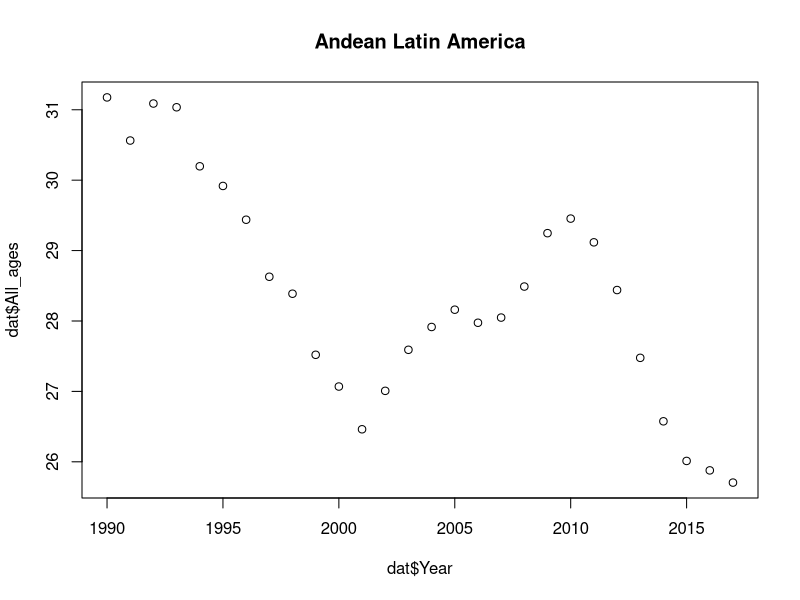
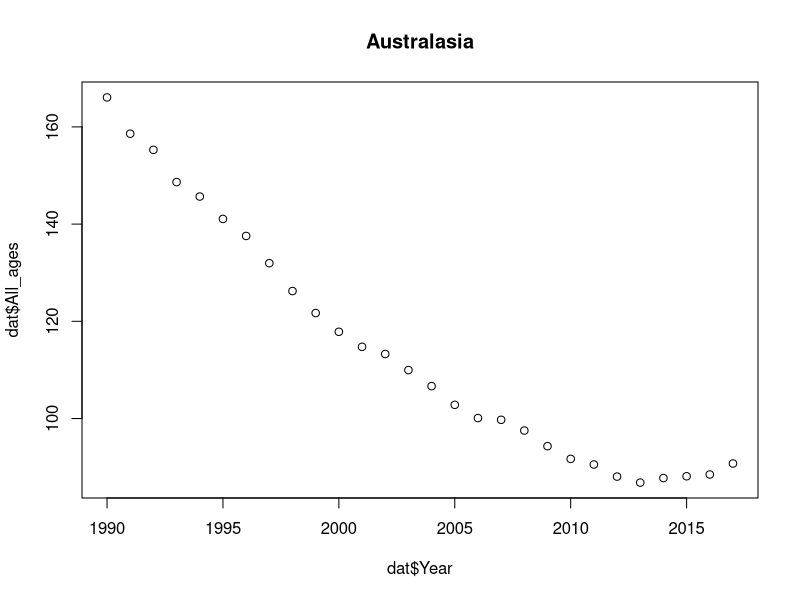
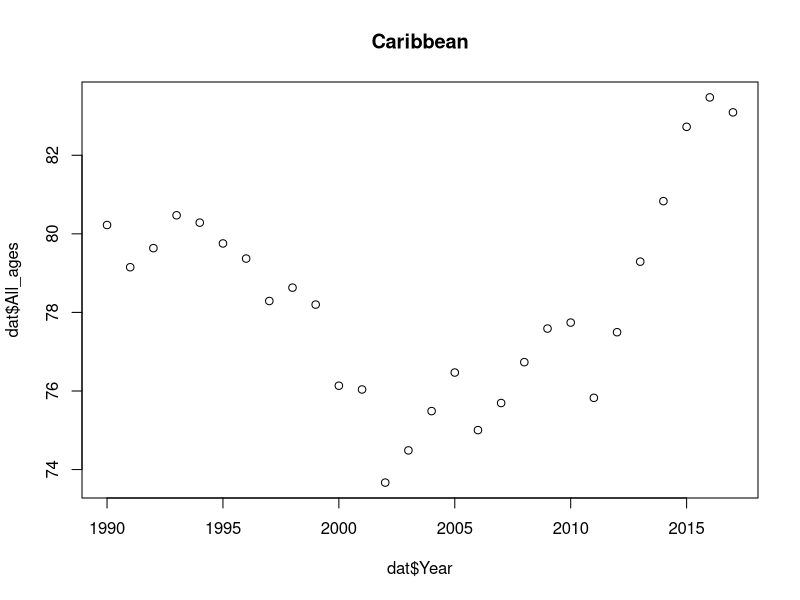
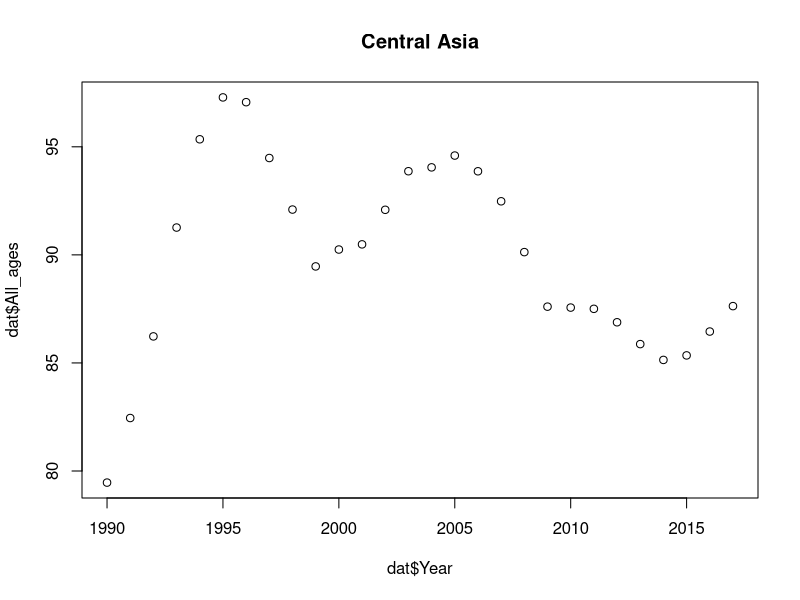
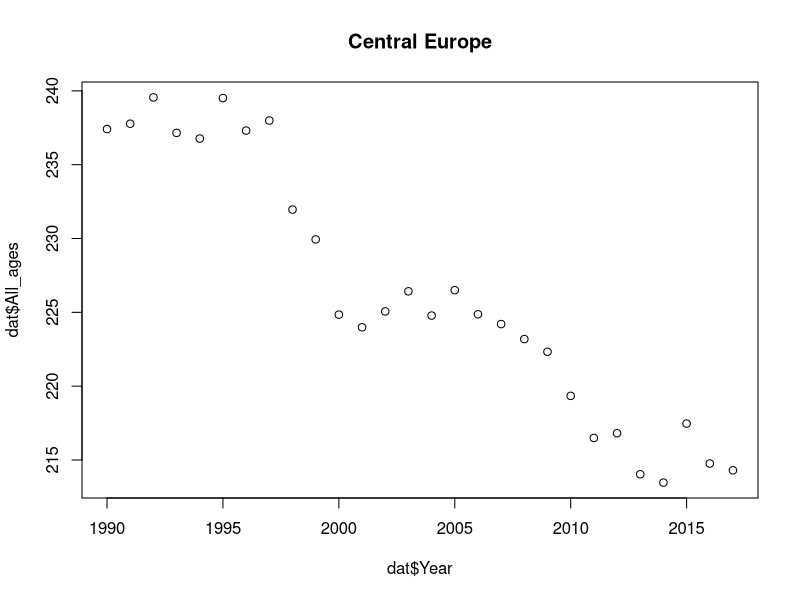
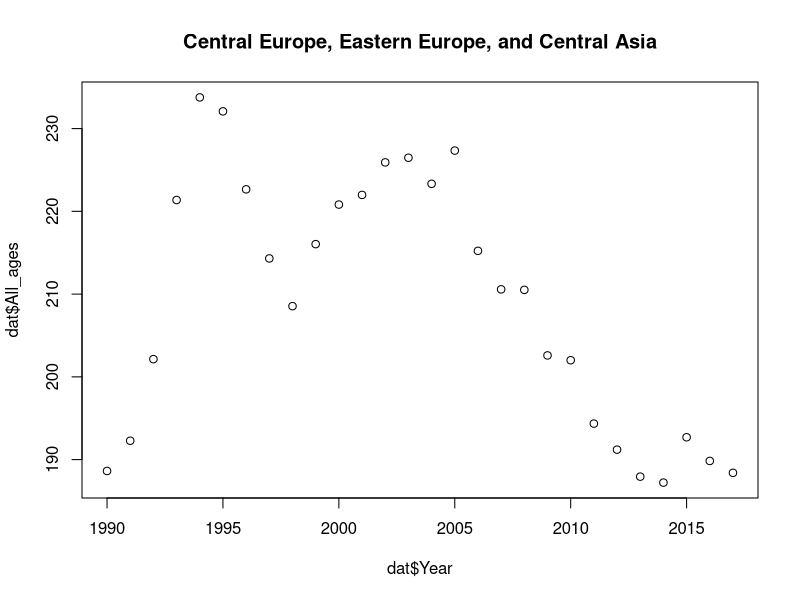
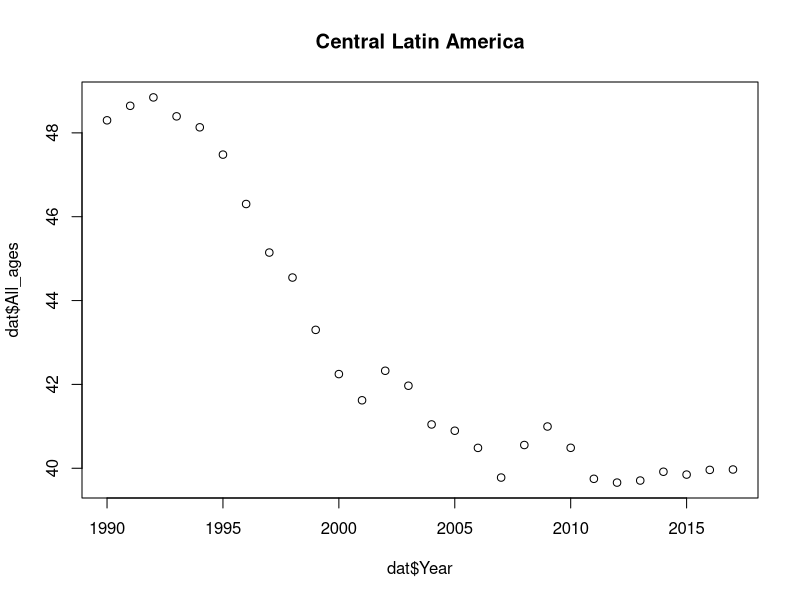
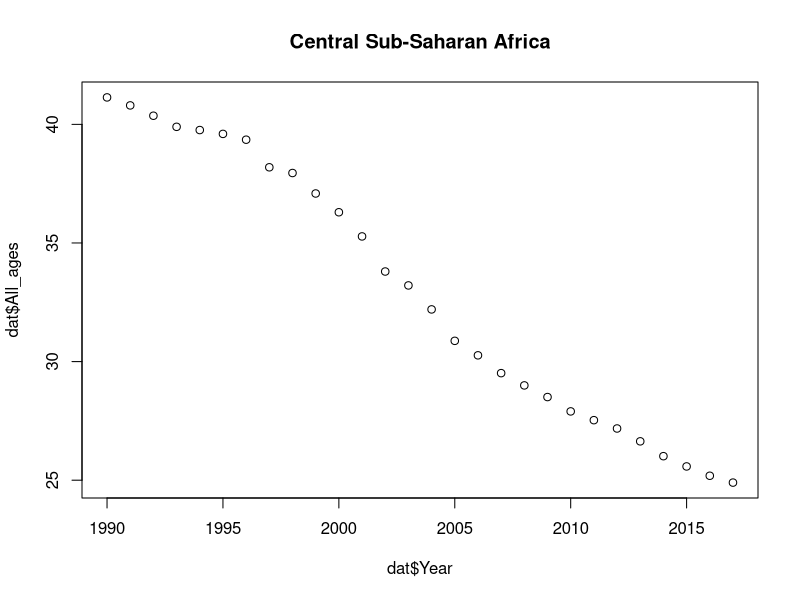

These charts were generated, in order, by the following R code:
## ---- chunk 1
library(ggplot2)
death_rate <- read.csv("death_rates_smoking_age.csv")
## ---- chunk 2
death_rate[death_rate$Code == "",2] <- NA
death_rate1 <- death_rate[!is.na(death_rate$Code),]
death_rate2 <- death_rate[is.na(death_rate$Code),]
u_entity <- unique(death_rate2$Entity)
for(i in 1:length(u_entity)){
  dat <- death_rate2[death_rate2$Entity == u_entity[i],]
  #+geom_point()+
    #geom_point(dat$X50_69,color = "red") + geom_point(dat$X15_49,color = "blue")+
    #geom_point(dat$X70_plus,color = "yellow")
  #ymin <- min(min(dat$All_ages),min(dat$X50_69),min(dat$X15_49),min(dat$X70_plus))
  #ymax <- max(max(dat$All_ages),max(dat$X50_69),max(dat$X15_49),max(dat$X70_plus))
  plot(dat$Year,dat$All_ages,main = u_entity[i])#,#ylim = c(ymin,ymax))
  #points(dat$Year,dat$X50_69,col = "blue")
  #points(dat$Year,dat$X15_49,col = "green")
  #points(dat$Year,dat$X70_plus,col = "purple")
}


#ggplot(death_rate2,aes(x = Year,y = All_ages,color = Entity))+
#    geom_point()
## ---- chunk 3
u_cat <- unique(death_rate1$Entity)
for(i in c("Brazil","Turkey")){
  dat <- death_rate1[death_rate1$Entity == i,]
  #ymin <- min(min(dat$All_ages),min(dat$X50_69),min(dat$X15_49),min(dat$X70_plus))
  #ymax <- max(max(dat$All_ages),max(dat$X50_69),max(dat$X15_49),max(dat$X70_plus))
  plot(dat$Year,dat$All_ages,main = i)#,ylim = c(ymin,ymax))
  #points(dat$Year,dat$X50_69,col = "blue")
  #points(dat$Year,dat$X15_49,col = "green")
  #points(dat$Year,dat$X70_plus,col = "purple")
}

## ---- chunk 4
dat <- death_rate1[death_rate1$Entity == "United States",]
plot(dat$Year,dat$All_ages,main = "United States")

